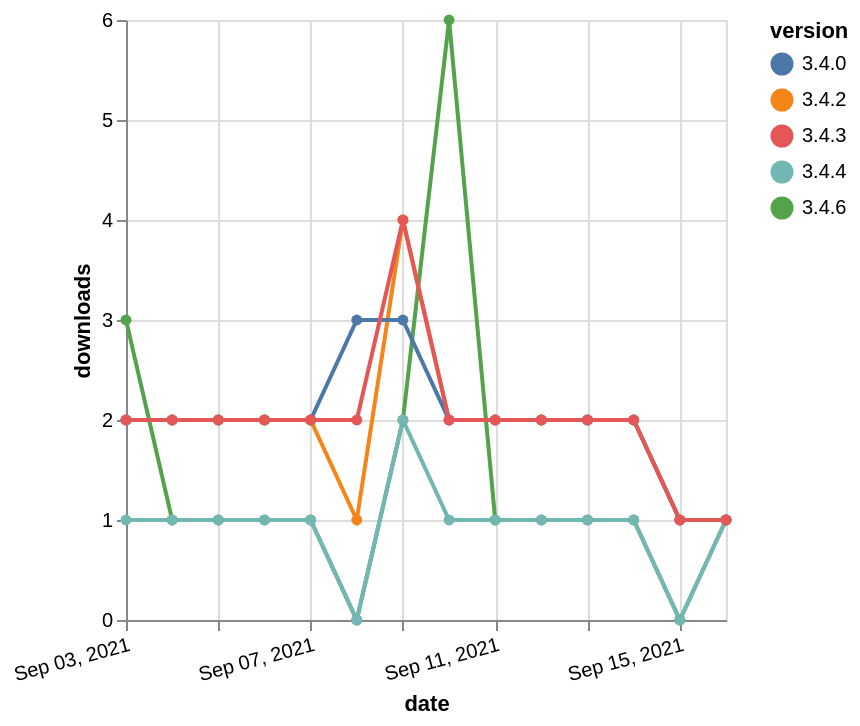

The Vega-Lite source for this figure:
### Vega-Lite specification from a JSON file in a GitHub repository (floating-point values rounded to 4 significant figures)
{"$schema": "https://vega.github.io/schema/vega-lite/v5.json", "description": "A simple bar chart with embedded data.", "data": {"values": [{"date": "2021-09-03", "total": 395, "delta": 3, "version": "3.4.6"}, {"date": "2021-09-04", "total": 396, "delta": 1, "version": "3.4.6"}, {"date": "2021-09-05", "total": 397, "delta": 1, "version": "3.4.6"}, {"date": "2021-09-06", "total": 398, "delta": 1, "version": "3.4.6"}, {"date": "2021-09-07", "total": 399, "delta": 1, "version": "3.4.6"}, {"date": "2021-09-08", "total": 399, "delta": 0, "version": "3.4.6"}, {"date": "2021-09-09", "total": 401, "delta": 2, "version": "3.4.6"}, {"date": "2021-09-10", "total": 407, "delta": 6, "version": "3.4.6"}, {"date": "2021-09-11", "total": 408, "delta": 1, "version": "3.4.6"}, {"date": "2021-09-12", "total": 409, "delta": 1, "version": "3.4.6"}, {"date": "2021-09-13", "total": 410, "delta": 1, "version": "3.4.6"}, {"date": "2021-09-14", "total": 411, "delta": 1, "version": "3.4.6"}, {"date": "2021-09-15", "total": 411, "delta": 0, "version": "3.4.6"}, {"date": "2021-09-16", "total": 412, "delta": 1, "version": "3.4.6"}, {"date": "2021-09-03", "total": 2908, "delta": 2, "version": "3.4.2"}, {"date": "2021-09-04", "total": 2910, "delta": 2, "version": "3.4.2"}, {"date": "2021-09-05", "total": 2912, "delta": 2, "version": "3.4.2"}, {"date": "2021-09-06", "total": 2914, "delta": 2, "version": "3.4.2"}, {"date": "2021-09-07", "total": 2916, "delta": 2, "version": "3.4.2"}, {"date": "2021-09-08", "total": 2917, "delta": 1, "version": "3.4.2"}, {"date": "2021-09-09", "total": 2921, "delta": 4, "version": "3.4.2"}, {"date": "2021-09-10", "total": 2923, "delta": 2, "version": "3.4.2"}, {"date": "2021-09-11", "total": 2925, "delta": 2, "version": "3.4.2"}, {"date": "2021-09-12", "total": 2927, "delta": 2, "version": "3.4.2"}, {"date": "2021-09-13", "total": 2929, "delta": 2, "version": "3.4.2"}, {"date": "2021-09-14", "total": 2931, "delta": 2, "version": "3.4.2"}, {"date": "2021-09-15", "total": 2932, "delta": 1, "version": "3.4.2"}, {"date": "2021-09-16", "total": 2933, "delta": 1, "version": "3.4.2"}, {"date": "2021-09-03", "total": 224, "delta": 1, "version": "3.4.4"}, {"date": "2021-09-04", "total": 225, "delta": 1, "version": "3.4.4"}, {"date": "2021-09-05", "total": 226, "delta": 1, "version": "3.4.4"}, {"date": "2021-09-06", "total": 227, "delta": 1, "version": "3.4.4"}, {"date": "2021-09-07", "total": 228, "delta": 1, "version": "3.4.4"}, {"date": "2021-09-08", "total": 228, "delta": 0, "version": "3.4.4"}, {"date": "2021-09-09", "total": 230, "delta": 2, "version": "3.4.4"}, {"date": "2021-09-10", "total": 231, "delta": 1, "version": "3.4.4"}, {"date": "2021-09-11", "total": 232, "delta": 1, "version": "3.4.4"}, {"date": "2021-09-12", "total": 233, "delta": 1, "version": "3.4.4"}, {"date": "2021-09-13", "total": 234, "delta": 1, "version": "3.4.4"}, {"date": "2021-09-14", "total": 235, "delta": 1, "version": "3.4.4"}, {"date": "2021-09-15", "total": 235, "delta": 0, "version": "3.4.4"}, {"date": "2021-09-16", "total": 236, "delta": 1, "version": "3.4.4"}, {"date": "2021-09-03", "total": 2978, "delta": 2, "version": "3.4.0"}, {"date": "2021-09-04", "total": 2980, "delta": 2, "version": "3.4.0"}, {"date": "2021-09-05", "total": 2982, "delta": 2, "version": "3.4.0"}, {"date": "2021-09-06", "total": 2984, "delta": 2, "version": "3.4.0"}, {"date": "2021-09-07", "total": 2986, "delta": 2, "version": "3.4.0"}, {"date": "2021-09-08", "total": 2989, "delta": 3, "version": "3.4.0"}, {"date": "2021-09-09", "total": 2992, "delta": 3, "version": "3.4.0"}, {"date": "2021-09-10", "total": 2994, "delta": 2, "version": "3.4.0"}, {"date": "2021-09-11", "total": 2996, "delta": 2, "version": "3.4.0"}, {"date": "2021-09-12", "total": 2998, "delta": 2, "version": "3.4.0"}, {"date": "2021-09-13", "total": 3000, "delta": 2, "version": "3.4.0"}, {"date": "2021-09-14", "total": 3002, "delta": 2, "version": "3.4.0"}, {"date": "2021-09-15", "total": 3003, "delta": 1, "version": "3.4.0"}, {"date": "2021-09-16", "total": 3004, "delta": 1, "version": "3.4.0"}, {"date": "2021-09-03", "total": 2370, "delta": 2, "version": "3.4.3"}, {"date": "2021-09-04", "total": 2372, "delta": 2, "version": "3.4.3"}, {"date": "2021-09-05", "total": 2374, "delta": 2, "version": "3.4.3"}, {"date": "2021-09-06", "total": 2376, "delta": 2, "version": "3.4.3"}, {"date": "2021-09-07", "total": 2378, "delta": 2, "version": "3.4.3"}, {"date": "2021-09-08", "total": 2380, "delta": 2, "version": "3.4.3"}, {"date": "2021-09-09", "total": 2384, "delta": 4, "version": "3.4.3"}, {"date": "2021-09-10", "total": 2386, "delta": 2, "version": "3.4.3"}, {"date": "2021-09-11", "total": 2388, "delta": 2, "version": "3.4.3"}, {"date": "2021-09-12", "total": 2390, "delta": 2, "version": "3.4.3"}, {"date": "2021-09-13", "total": 2392, "delta": 2, "version": "3.4.3"}, {"date": "2021-09-14", "total": 2394, "delta": 2, "version": "3.4.3"}, {"date": "2021-09-15", "total": 2395, "delta": 1, "version": "3.4.3"}, {"date": "2021-09-16", "total": 2396, "delta": 1, "version": "3.4.3"}]}, "width": "container", "mark": {"type": "line", "point": {"filled": true}}, "encoding": {"x": {"field": "date", "type": "temporal", "timeUnit": "yearmonthdate", "title": "date", "axis": {"labelAngle": -15}}, "y": {"field": "delta", "type": "quantitative", "title": "downloads"}, "color": {"field": "version", "type": "nominal"}, "tooltip": {"field": "delta"}}}
